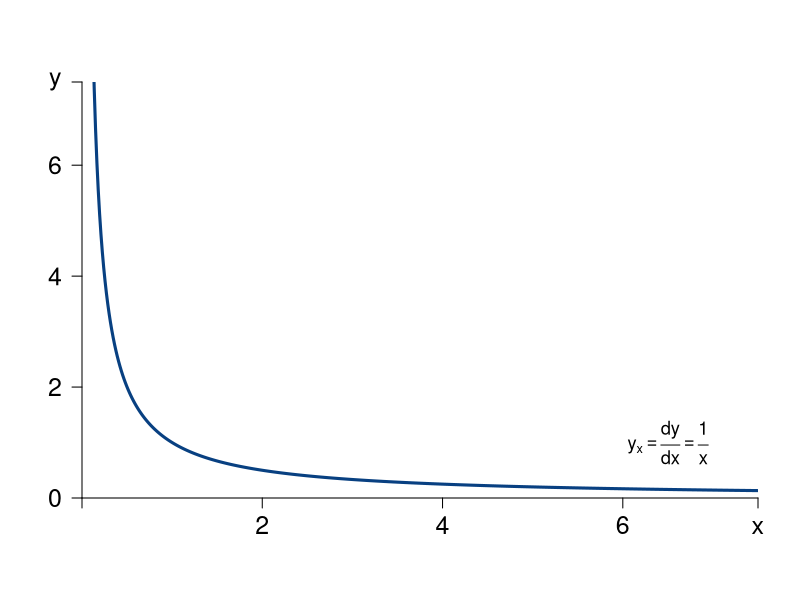

Write the R code that produced this figure.
#Graph Designer: Scott Cohn
#Authors: Bowles and Halliday
#Title: Coordination, Conflict and Competition: A Text in Microeconomics

library(shape)
pdf(file = "mathappendix/logarithm_deriv.pdf", width = 8, height = 6)
#par(mar=c(0.75,0.75,0.75,0.75))

#Set parameters for graphics
axislabelsize <- 1.5
labelsize <- 1.1
graphlinewidth <- 3
segmentlinewidth <- 2

COL <- c("#7fc97f", "#beaed4", "#fdc086", "#ffff99", "#386cb0", "#f0027f", "#bf5b17", "#666666")
COLA <- c("#e0f3db", "#99d8c9","#66c2a4","#41ae76", "#238b45", "#005824")
COLB <- c("#4eb3d3", "#2b8cbe", "#0868ac","#084081")

xlims <- c(0, 7.5)
ylims <- c(0, 7.5)

npts <- 501 
x <- seq(xlims[1], xlims[2], length.out = npts)
y <- seq(ylims[1], ylims[2], length.out = npts) 

plot(0, 0, xlim = xlims, ylim = ylims, type = "n",
     xlab = expression(paste("")),
     ylab = expression(paste("")), 
     xaxt = "n", 
     yaxt = "n", 
     cex.lab = axislabelsize, 
     bty = "n", 
     xaxs="i", 
     yaxs="i"
)

ticksx <- c(xlims[1], 2, 4, 6, xlims[2])
xlabels <- c(NA, 2, 4, 6, expression(x))
ticksy <- c(ylims[1], 2, 4, 6, ylims[2])
ylabels <- c(0, 2, 4, 6, expression(y))

axis(1,at = ticksx,  pos = 0, labels = xlabels, cex.axis = axislabelsize)
axis(2,at = ticksy,  pos = 0, labels = ylabels, las = 1, cex.axis = axislabelsize)

npts <- 500 
xx1 <- seq(xlims[1], xlims[2], length.out = npts)
xx2 <-seq(xlims[1], xlims[2] - 4, length.out = npts)
xx3 <- seq(xlims[1], 0, length.out = npts)

#Axis labels
#mtext(expression(paste("", x)), side = 1, line = 2.5, cex = axislabelsize)
#text(-.5, 0.5*ylims[2], expression(paste("", y)), xpd = TRUE, cex = axislabelsize, srt = 90) 

# lines
lines(xx1, 1/(xx1), col = COLB[4], lwd = graphlinewidth)

# points
#points(1.333, 10.333, pch = 16, col = "black", cex = 1.5)

# label function
text(6.5, 1, expression({y[x] == frac(dy, dx)} == frac(1, x)),  xpd = TRUE, cex = labelsize)



dev.off()
